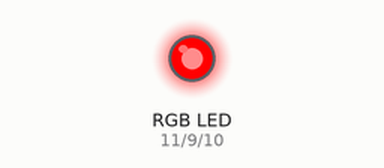
Bench run of a sketch on a simulated Arduino Uno, built with avr-gcc and run on an emulated ATmega328P. Shown: an RGB LED mixed from three pins (HIGH = lit).

Above: at 0.5 s.
At 1.5 s:
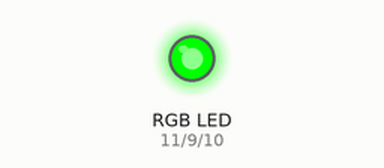
At 5.5 s:
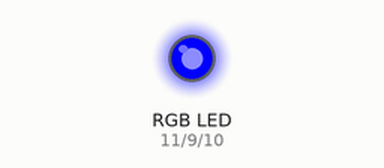
Timing chart, 0 to 6.9 s (numbered marks = the images above):
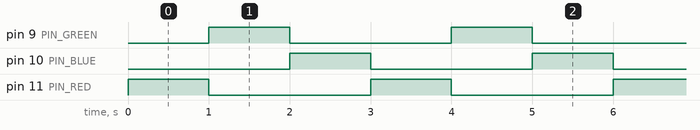

Measured:
- by itself, pin 9 (PIN_GREEN), pin 10 (PIN_BLUE), pin 11 (PIN_RED): alternates HIGH for 1.0 s and LOW for 2.0 s
- by itself, everything shown: repeats every 3.0 s, in 3 steps

The sketch:

RGB_LED_Code_Sketch.ino
```cpp
const int  PIN_RED = 11;
const int PIN_BLUE = 10;
const int PIN_GREEN = 9;

void setup(){
  	pinMode(PIN_RED, OUTPUT);
    pinMode(PIN_GREEN, OUTPUT);
    pinMode(PIN_BLUE, OUTPUT);
}

void loop(){
  analogWrite(PIN_RED, 255);
  analogWrite(PIN_GREEN, 0);
  analogWrite(PIN_BLUE, 0);

  delay(1000); // Wait for 1 second


  analogWrite(PIN_RED, 0);
  analogWrite(PIN_GREEN, 255);
  analogWrite(PIN_BLUE, 0);

  delay(1000); // Wait for 1 second

  analogWrite(PIN_RED, 0);
  analogWrite(PIN_GREEN, 0);
  analogWrite(PIN_BLUE, 255);

  delay(1000); // Wait for 1 second
}

  
```
